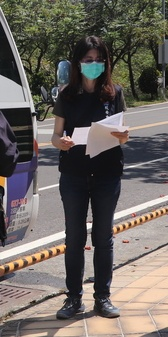
#> input picture Practice/crop0.jpg, 168 x 337 px
$ python '圖片辨識_亮度處理.py'
#> lines starting #> are read from the running program, lines starting #| are printed output that depends on the picture
import cv2
import numpy as np

crop0 = cv2.imread("crop0.jpg") # 女
#> crop0 is the input picture: shape (337, 168, 3); mean B, G, R 96.6, 101.9, 108.2
crop1 = cv2.imread("crop2.jpg") # 保全
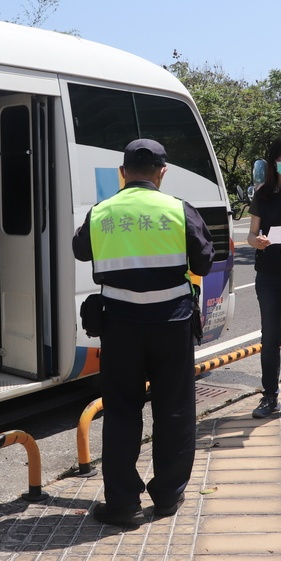
#> input picture Practice/crop2.jpg, 281 x 561 px
#> crop1 is the input picture: shape (561, 281, 3); mean B, G, R 110.5, 112.5, 113.1
crop2 = cv2.imread("crop3.jpg") # 男
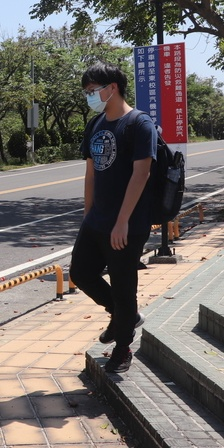
#> input picture Practice/crop3.jpg, 224 x 448 px
#> crop2 is the input picture: shape (448, 224, 3); mean B, G, R 103.2, 106.6, 113.5

crop0 = np.uint8(np.clip((0.8 * crop0 + 100), 0, 255))
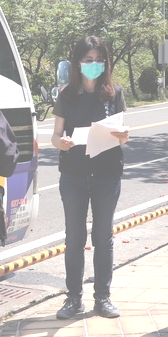
#> crop0: shape (337, 168, 3); mean B, G, R 176.1, 179.8, 182.7
cv2.imshow("crop0", crop0)

cv2.waitKey(0)
